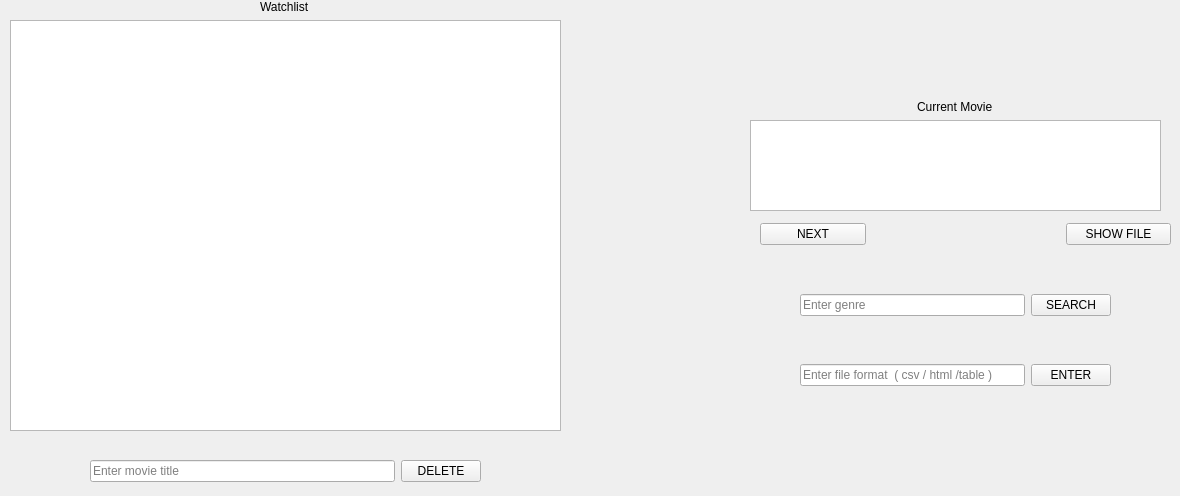
    <widget class="QWidget" name="user_mode">
     <attribute name="title">
      <string>User Mode</string>
     </attribute>
     <widget class="QWidget" name="layoutWidget">
      <property name="geometry">
       <rect>
        <x>10</x>
        <y>0</y>
        <width>551</width>
        <height>431</height>
       </rect>
      </property>
      <layout class="QVBoxLayout" name="verticalLayout_2">
       <item alignment="Qt::AlignHCenter">
        <widget class="QLabel" name="label_7">
         <property name="text">
          <string>Watchlist</string>
         </property>
        </widget>
       </item>
       <item>
        <widget class="QListWidget" name="watchlist">
         <property name="palette">
          <palette>
           <active>
            <colorrole role="Dark">
             <brush brushstyle="SolidPattern">
              <color alpha="255">
               <red>0</red>
               <green>0</green>
               <blue>0</blue>
              </color>
             </brush>
            </colorrole>
            <colorrole role="Mid">
             <brush brushstyle="SolidPattern">
              <color alpha="255">
               <red>255</red>
               <green>255</green>
               <blue>255</blue>
              </color>
             </brush>
            </colorrole>
            <colorrole role="BrightText">
             <brush brushstyle="SolidPattern">
              <color alpha="255">
               <red>255</red>
               <green>255</green>
               <blue>255</blue>
              </color>
             </brush>
            </colorrole>
            <colorrole role="Base">
             <brush brushstyle="SolidPattern">
              <color alpha="255">
               <red>255</red>
               <green>255</green>
               <blue>255</blue>
              </color>
             </brush>
            </colorrole>
            <colorrole role="Shadow">
             <brush brushstyle="SolidPattern">
              <color alpha="255">
               <red>255</red>
               <green>255</green>
               <blue>255</blue>
              </color>
             </brush>
            </colorrole>
            <colorrole role="HighlightedText">
             <brush brushstyle="SolidPattern">
              <color alpha="255">
               <red>255</red>
               <green>255</green>
               <blue>255</blue>
              </color>
             </brush>
            </colorrole>
            <colorrole role="AlternateBase">
             <brush brushstyle="SolidPattern">
              <color alpha="255">
               <red>255</red>
               <green>255</green>
               <blue>255</blue>
              </color>
             </brush>
            </colorrole>
            <colorrole role="Accent">
             <brush brushstyle="SolidPattern">
              <color alpha="255">
               <red>255</red>
               <green>255</green>
               <blue>255</blue>
              </color>
             </brush>
            </colorrole>
           </active>
           <inactive>
            <colorrole role="Dark">
             <brush brushstyle="SolidPattern">
              <color alpha="255">
               <red>0</red>
               <green>0</green>
               <blue>0</blue>
              </color>
             </brush>
            </colorrole>
            <colorrole role="Mid">
             <brush brushstyle="SolidPattern">
              <color alpha="255">
               <red>255</red>
               <green>255</green>
               <blue>255</blue>
              </color>
             </brush>
            </colorrole>
            <colorrole role="BrightText">
             <brush brushstyle="SolidPattern">
              <color alpha="255">
               <red>255</red>
               <green>255</green>
               <blue>255</blue>
              </color>
             </brush>
            </colorrole>
            <colorrole role="Base">
             <brush brushstyle="SolidPattern">
              <color alpha="255">
               <red>255</red>
               <green>255</green>
               <blue>255</blue>
              </color>
             </brush>
            </colorrole>
            <colorrole role="Shadow">
             <brush brushstyle="SolidPattern">
              <color alpha="255">
               <red>255</red>
               <green>255</green>
               <blue>255</blue>
              </color>
             </brush>
            </colorrole>
            <colorrole role="HighlightedText">
             <brush brushstyle="SolidPattern">
              <color alpha="255">
               <red>255</red>
               <green>255</green>
               <blue>255</blue>
              </color>
             </brush>
            </colorrole>
            <colorrole role="AlternateBase">
             <brush brushstyle="SolidPattern">
              <color alpha="255">
               <red>255</red>
               <green>255</green>
               <blue>255</blue>
              </color>
             </brush>
            </colorrole>
            <colorrole role="Accent">
             <brush brushstyle="SolidPattern">
              <color alpha="255">
               <red>255</red>
               <green>255</green>
               <blue>255</blue>
              </color>
             </brush>
            </colorrole>
           </inactive>
           <disabled>
            <colorrole role="WindowText">
             <brush brushstyle="SolidPattern">
              <color alpha="255">
               <red>0</red>
               <green>0</green>
               <blue>0</blue>
              </color>
             </brush>
            </colorrole>
            <colorrole role="Dark">
             <brush brushstyle="SolidPattern">
              <color alpha="255">
               <red>0</red>
               <green>0</green>
               <blue>0</blue>
              </color>
             </brush>
            </colorrole>
            <colorrole role="Mid">
             <brush brushstyle="SolidPattern">
              <color alpha="255">
               <red>255</red>
               <green>255</green>
               <blue>255</blue>
              </color>
             </brush>
            </colorrole>
            <colorrole role="Text">
             <brush brushstyle="SolidPattern">
              <color alpha="255">
               <red>0</red>
               <green>0</green>
               <blue>0</blue>
              </color>
             </brush>
            </colorrole>
            <colorrole role="BrightText">
             <brush brushstyle="SolidPattern">
              <color alpha="255">
               <red>255</red>
               <green>255</green>
               <blue>255</blue>
              </color>
             </brush>
            </colorrole>
            <colorrole role="ButtonText">
             <brush brushstyle="SolidPattern">
              <color alpha="255">
               <red>0</red>
               <green>0</green>
               <blue>0</blue>
              </color>
             </brush>
            </colorrole>
            <colorrole role="Shadow">
             <brush brushstyle="SolidPattern">
              <color alpha="255">
               <red>255</red>
               <green>255</green>
               <blue>255</blue>
              </color>
             </brush>
            </colorrole>
            <colorrole role="HighlightedText">
             <brush brushstyle="SolidPattern">
              <color alpha="255">
               <red>255</red>
               <green>255</green>
               <blue>255</blue>
              </color>
             </brush>
            </colorrole>
            <colorrole role="AlternateBase">
             <brush brushstyle="SolidPattern">
              <color alpha="255">
               <red>255</red>
               <green>255</green>
               <blue>255</blue>
              </color>
             </brush>
            </colorrole>
            <colorrole role="Accent">
             <brush brushstyle="SolidPattern">
              <color alpha="255">
               <red>255</red>
               <green>255</green>
               <blue>255</blue>
              </color>
             </brush>
            </colorrole>
           </disabled>
          </palette>
         </property>
        </widget>
       </item>
      </layout>
     </widget>
     <widget class="QWidget" name="layoutWidget">
      <property name="geometry">
       <rect>
        <x>90</x>
        <y>456</y>
        <width>391</width>
        <height>31</height>
       </rect>
      </property>
      <layout class="QHBoxLayout" name="horizontalLayout_2">
       <item>
        <widget class="QLineEdit" name="titleLine_User">
         <property name="placeholderText">
          <string>Enter movie title</string>
         </property>
        </widget>
       </item>
       <item>
        <widget class="QPushButton" name="deleteButton_USER">
         <property name="text">
          <string>DELETE</string>
         </property>
        </widget>
       </item>
      </layout>
     </widget>
     <widget class="QWidget" name="layoutWidget">
      <property name="geometry">
       <rect>
        <x>800</x>
        <y>290</y>
        <width>311</width>
        <height>31</height>
       </rect>
      </property>
      <layout class="QHBoxLayout" name="horizontalLayout_3">
       <item>
        <widget class="QLineEdit" name="searchLine">
         <property name="placeholderText">
          <string>Enter genre</string>
         </property>
        </widget>
       </item>
       <item>
        <widget class="QPushButton" name="searchButton">
         <property name="text">
          <string>SEARCH</string>
         </property>
        </widget>
       </item>
      </layout>
     </widget>
     <widget class="QWidget" name="layoutWidget">
      <property name="geometry">
       <rect>
        <x>800</x>
        <y>360</y>
        <width>311</width>
        <height>31</height>
       </rect>
      </property>
      <layout class="QHBoxLayout" name="horizontalLayout_4">
       <item>
        <widget class="QLineEdit" name="fileFormatLine">
         <property name="palette">
          <palette>
           <active>
            <colorrole role="WindowText">
             <brush brushstyle="SolidPattern">
              <color alpha="255">
               <red>255</red>
               <green>255</green>
               <blue>255</blue>
              </color>
             </brush>
            </colorrole>
           </active>
           <inactive>
            <colorrole role="WindowText">
             <brush brushstyle="SolidPattern">
              <color alpha="255">
               <red>255</red>
               <green>255</green>
               <blue>255</blue>
              </color>
             </brush>
            </colorrole>
           </inactive>
           <disabled/>
          </palette>
         </property>
         <property name="placeholderText">
          <string>Enter file format  ( csv / html /table )</string>
         </property>
        </widget>
       </item>
       <item>
        <widget class="QPushButton" name="fileFormatButton">
         <property name="text">
          <string>ENTER</string>
         </property>
        </widget>
       </item>
      </layout>
     </widget>
     <widget class="QWidget" name="layoutWidget">
      <property name="geometry">
       <rect>
        <x>760</x>
        <y>220</y>
        <width>411</width>
        <height>28</height>
       </rect>
      </property>
      <layout class="QHBoxLayout" name="horizontalLayout_5">
       <property name="spacing">
        <number>200</number>
       </property>
       <item>
        <widget class="QPushButton" name="nextButton">
         <property name="text">
          <string>NEXT</string>
         </property>
        </widget>
       </item>
       <item>
        <widget class="QPushButton" name="showFileButton">
         <property name="text">
          <string>SHOW FILE</string>
         </property>
        </widget>
       </item>
      </layout>
     </widget>
     <widget class="QWidget" name="layoutWidget">
      <property name="geometry">
       <rect>
        <x>750</x>
        <y>100</y>
        <width>411</width>
        <height>111</height>
       </rect>
      </property>
      <layout class="QVBoxLayout" name="verticalLayout_3">
       <item alignment="Qt::AlignHCenter">
        <widget class="QLabel" name="label_8">
         <property name="text">
          <string>Current Movie</string>
         </property>
        </widget>
       </item>
       <item>
        <widget class="QListWidget" name="currentMovie">
         <property name="palette">
          <palette>
           <active>
            <colorrole role="Dark">
             <brush brushstyle="SolidPattern">
              <color alpha="255">
               <red>0</red>
               <green>0</green>
               <blue>0</blue>
              </color>
             </brush>
            </colorrole>
            <colorrole role="Mid">
             <brush brushstyle="SolidPattern">
              <color alpha="255">
               <red>255</red>
               <green>255</green>
               <blue>255</blue>
              </color>
             </brush>
            </colorrole>
            <colorrole role="BrightText">
             <brush brushstyle="SolidPattern">
              <color alpha="255">
               <red>255</red>
               <green>255</green>
               <blue>255</blue>
              </color>
             </brush>
            </colorrole>
            <colorrole role="Base">
             <brush brushstyle="SolidPattern">
              <color alpha="255">
               <red>255</red>
               <green>255</green>
               <blue>255</blue>
              </color>
             </brush>
            </colorrole>
            <colorrole role="Shadow">
             <brush brushstyle="SolidPattern">
              <color alpha="255">
               <red>255</red>
               <green>255</green>
               <blue>255</blue>
              </color>
             </brush>
            </colorrole>
            <colorrole role="HighlightedText">
             <brush brushstyle="SolidPattern">
              <color alpha="255">
               <red>255</red>
               <green>255</green>
               <blue>255</blue>
              </color>
             </brush>
            </colorrole>
            <colorrole role="AlternateBase">
             <brush brushstyle="SolidPattern">
              <color alpha="255">
               <red>255</red>
               <green>255</green>
               <blue>255</blue>
              </color>
             </brush>
            </colorrole>
            <colorrole role="Accent">
             <brush brushstyle="SolidPattern">
              <color alpha="255">
               <red>255</red>
               <green>255</green>
               <blue>255</blue>
              </color>
             </brush>
            </colorrole>
           </active>
           <inactive>
            <colorrole role="Dark">
             <brush brushstyle="SolidPattern">
              <color alpha="255">
               <red>0</red>
               <green>0</green>
               <blue>0</blue>
              </color>
             </brush>
            </colorrole>
            <colorrole role="Mid">
             <brush brushstyle="SolidPattern">
              <color alpha="255">
               <red>255</red>
               <green>255</green>
               <blue>255</blue>
              </color>
             </brush>
            </colorrole>
            <colorrole role="BrightText">
             <brush brushstyle="SolidPattern">
              <color alpha="255">
               <red>255</red>
               <green>255</green>
               <blue>255</blue>
              </color>
             </brush>
            </colorrole>
            <colorrole role="Base">
             <brush brushstyle="SolidPattern">
              <color alpha="255">
               <red>255</red>
               <green>255</green>
               <blue>255</blue>
              </color>
             </brush>
            </colorrole>
            <colorrole role="Shadow">
             <brush brushstyle="SolidPattern">
              <color alpha="255">
               <red>255</red>
               <green>255</green>
               <blue>255</blue>
              </color>
             </brush>
            </colorrole>
            <colorrole role="HighlightedText">
             <brush brushstyle="SolidPattern">
              <color alpha="255">
               <red>255</red>
               <green>255</green>
               <blue>255</blue>
              </color>
             </brush>
            </colorrole>
            <colorrole role="AlternateBase">
             <brush brushstyle="SolidPattern">
              <color alpha="255">
               <red>255</red>
               <green>255</green>
               <blue>255</blue>
              </color>
             </brush>
            </colorrole>
            <colorrole role="Accent">
             <brush brushstyle="SolidPattern">
              <color alpha="255">
               <red>255</red>
               <green>255</green>
               <blue>255</blue>
              </color>
             </brush>
            </colorrole>
           </inactive>
           <disabled>
            <colorrole role="WindowText">
             <brush brushstyle="SolidPattern">
              <color alpha="255">
               <red>0</red>
               <green>0</green>
               <blue>0</blue>
              </color>
             </brush>
            </colorrole>
            <colorrole role="Dark">
             <brush brushstyle="SolidPattern">
              <color alpha="255">
               <red>0</red>
               <green>0</green>
               <blue>0</blue>
              </color>
             </brush>
            </colorrole>
            <colorrole role="Mid">
             <brush brushstyle="SolidPattern">
              <color alpha="255">
               <red>255</red>
               <green>255</green>
               <blue>255</blue>
              </color>
             </brush>
            </colorrole>
            <colorrole role="Text">
             <brush brushstyle="SolidPattern">
              <color alpha="255">
               <red>0</red>
               <green>0</green>
               <blue>0</blue>
              </color>
             </brush>
            </colorrole>
            <colorrole role="BrightText">
             <brush brushstyle="SolidPattern">
              <color alpha="255">
               <red>255</red>
               <green>255</green>
               <blue>255</blue>
              </color>
             </brush>
            </colorrole>
            <colorrole role="ButtonText">
             <brush brushstyle="SolidPattern">
              <color alpha="255">
               <red>0</red>
               <green>0</green>
               <blue>0</blue>
              </color>
             </brush>
            </colorrole>
            <colorrole role="Shadow">
             <brush brushstyle="SolidPattern">
              <color alpha="255">
               <red>255</red>
               <green>255</green>
               <blue>255</blue>
              </color>
             </brush>
            </colorrole>
            <colorrole role="HighlightedText">
             <brush brushstyle="SolidPattern">
              <color alpha="255">
               <red>255</red>
               <green>255</green>
               <blue>255</blue>
              </color>
             </brush>
            </colorrole>
            <colorrole role="AlternateBase">
             <brush brushstyle="SolidPattern">
              <color alpha="255">
               <red>255</red>
               <green>255</green>
               <blue>255</blue>
              </color>
             </brush>
            </colorrole>
            <colorrole role="Accent">
             <brush brushstyle="SolidPattern">
              <color alpha="255">
               <red>255</red>
               <green>255</green>
               <blue>255</blue>
              </color>
             </brush>
            </colorrole>
           </disabled>
          </palette>
         </property>
        </widget>
       </item>
      </layout>
     </widget>
    </widget>
